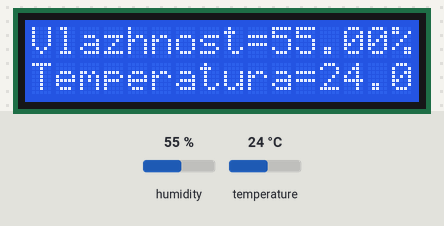
Bench run of a sketch on a simulated Arduino Uno, built for the host (arithmetic inside an expression is 32-bit, double 64-bit). On the bench: 16×2 character LCD. The test bench sets the inputs (shaded band); at power-on: humidity 55 %, temperature 24 °C.

Above: at 1.2 s.
1.3 s: humidity set to 22 %
At 3.4 s:
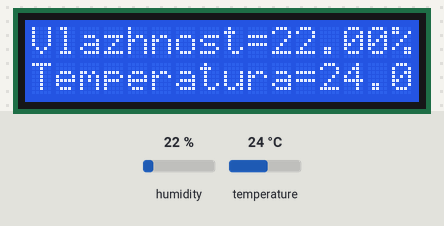
7.3 s: temperature set to 12 °C
At 9.1 s:
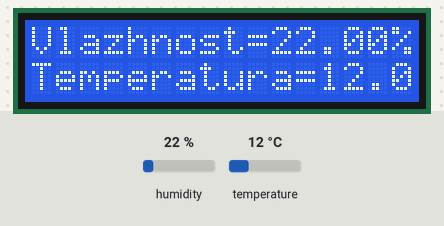
13.3 s: humidity set to 40 %
At 15.1 s:
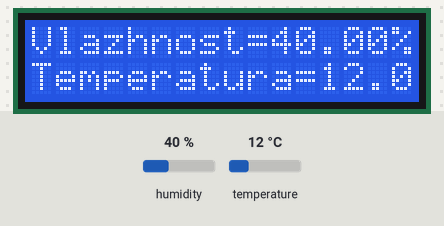
19.3 s: temperature set to 19 °C
At 20.8 s:
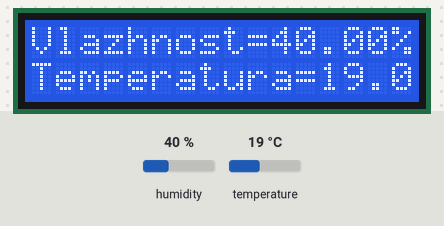
Timing chart, 0 to 22.3 s (numbered marks = the images above; inputs shaded):
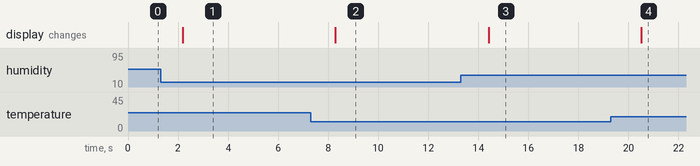

The sketch:

Temperature-sensor.ino
```cpp
#include "DHT.h"
#define DHTPIN 4
#define DHTTYPE DHT11//#define DHTTYPE DHT21
                     //#define DHTTYPE DHT22

DHT dht(DHTPIN, DHTTYPE);
#include <LiquidCrystal_I2C.h>
LiquidCrystal_I2C lcd(0x27, 16, 2);

#include <GSM.h>

#define PINNUMBER ""

GSM gsmAccess;
GSM_SMS sms;

void setup() {
 dht.begin();// inicijalizacija na senzorot
 lcd.backlight();// vkluchuvanje na lcd
 lcd.init();// initialize lcd
//   // inicijalizacija na seriska komunikacija i chekanje za porta
//  Serial.begin(9600);
//  Serial.println("SMS prakjach na poraki");
}

void loop() {
   lcd.clear();
   lcd.setCursor(0,0); //postavuvanje na pochetok
   lcd.print("Vlazhnost=");
   lcd.print((float)dht.readHumidity());//pechatenje na vlazhnosta
   lcd.print("%");
   lcd.setCursor(0,1);//postavuvanje za pechatenje podole
   lcd.print("Temperatura=");
   lcd.print((float)dht.readTemperature());//print the temperature
   lcd.print("Celsius");
//   int vremeMomentalno = millis();
//   int temperatura = lcd.read();
//   delay(2000);
//   lcd.clear();
//
//   if (millis() - vremeMomentalno >= 15000 and temperatura > 50);{ // ako za vreme od 15 sekundi trae, postoi golema toplina i ne se izgasne, itna pomosh
//
//      char pozharnaBroj[3] = "193";  // telefonski broj za da se prati porakata na pozharnata
//      Serial.println(remoteNum);
//
//      // sms tekst
//      Serial.print("ITNA sodrzhina na porakata: ");
//      char tekstPoraka[200]="ITNO-pozhar na adresa... ";
//      Serial.println("ISPRAKJANJE");
//      Serial.println();
//      Serial.println("Poraka za pomosh:");
//      Serial.println(txtMsg);
//
//      // isprakjanje na poraka
//      sms.beginSMS(pozharnaBroj);
//      sms.print(tekstPoraka);
//      sms.endSMS();
//      Serial.println("\nZAVRSHENO!\n");
//   }
}
```

Measured:
- after the input at 1.3 s, the display: changes after 0.89 s (image 1)
- after the input at 7.3 s, the display: changes after 0.98 s (image 2)
- after the input at 13.3 s, the display: changes after 1.1 s (image 3)
- after the input at 19.3 s, the display: changes after 1.2 s (image 4)
